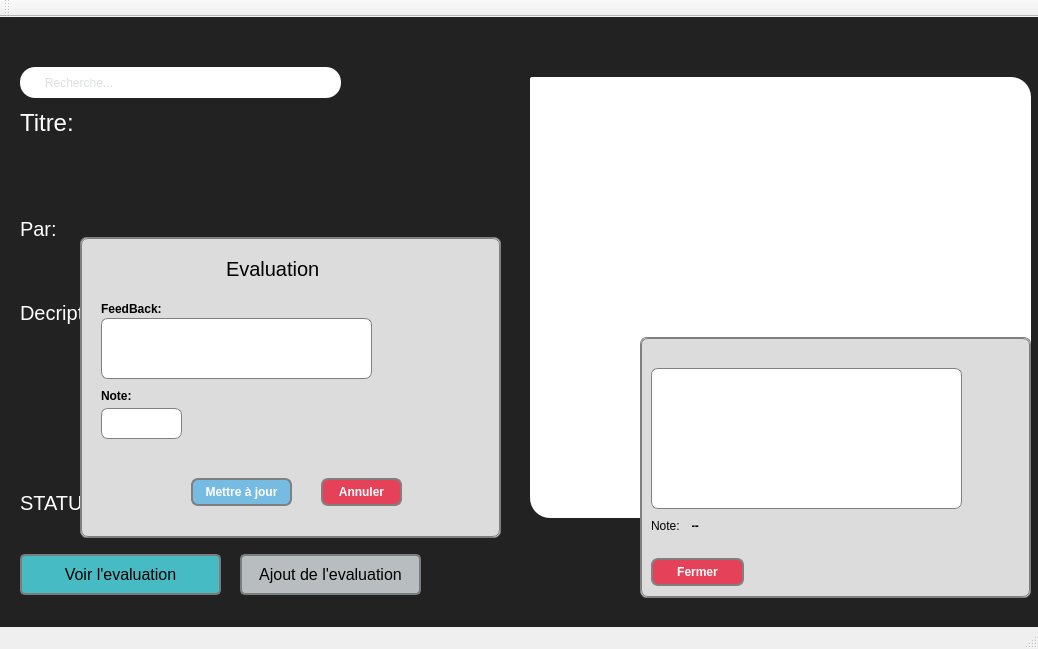
<?xml version="1.0" encoding="UTF-8"?>
<ui version="4.0">
 <class>MainWindow</class>
 <widget class="QMainWindow" name="MainWindow">
  <property name="geometry">
   <rect>
    <x>0</x>
    <y>0</y>
    <width>1038</width>
    <height>649</height>
   </rect>
  </property>
  <property name="sizePolicy">
   <sizepolicy hsizetype="Fixed" vsizetype="Fixed">
    <horstretch>0</horstretch>
    <verstretch>0</verstretch>
   </sizepolicy>
  </property>
  <property name="windowTitle">
   <string>MainWindow</string>
  </property>
  <property name="styleSheet">
   <string notr="true">QLabel{
background:none;
}</string>
  </property>
  <widget class="QWidget" name="centralWidget">
   <property name="styleSheet">
    <string notr="true">background:#222222;</string>
   </property>
   <widget class="QListWidget" name="listWidget">
    <property name="geometry">
     <rect>
      <x>530</x>
      <y>60</y>
      <width>501</width>
      <height>441</height>
     </rect>
    </property>
    <property name="styleSheet">
     <string notr="true">QListWidget{border:none;
background:#FFF;
border-top-left-radius:2px;
border-bottom-left-radius:20px;
border-top-right-radius:20px;
border-bottom-right-radius:2px;
font-style:italic;
text-transform:capitalize;}
QListWidget::item{
padding-left:10px;
padding-bottom:3px;
 background:#FFF;
color:#000;
padding-top:4px; 
margin-top: 18px}
QListWidget::item:selected{color:#FFF;
background:#B8BEBF;
border:none;
border-top-left-radius:2px;
border-top-right-radius:8px;
border-bottom-left-radius:8px;
border-bottom-right-radius:2px;}
QListWidget::item:hover{
background:#A6DCE9;
border-top-left-radius:2px;
border-top-right-radius:8px;
border-bottom-left-radius:8px;
border-bottom-right-radius:2px;}
</string>
    </property>
   </widget>
   <widget class="QLabel" name="descriprionLabel">
    <property name="geometry">
     <rect>
      <x>10</x>
      <y>310</y>
      <width>491</width>
      <height>141</height>
     </rect>
    </property>
    <property name="minimumSize">
     <size>
      <width>491</width>
      <height>141</height>
     </size>
    </property>
    <property name="maximumSize">
     <size>
      <width>491</width>
      <height>141</height>
     </size>
    </property>
    <property name="styleSheet">
     <string notr="true">color:white;
font-family: &quot;Times New Roman&quot;;
font-size:20px;
font-weight:normal;</string>
    </property>
    <property name="text">
     <string/>
    </property>
    <property name="alignment">
     <set>Qt::AlignLeading|Qt::AlignLeft|Qt::AlignTop</set>
    </property>
    <property name="wordWrap">
     <bool>true</bool>
    </property>
   </widget>
   <widget class="QLabel" name="statusLabel">
    <property name="geometry">
     <rect>
      <x>20</x>
      <y>470</y>
      <width>291</width>
      <height>31</height>
     </rect>
    </property>
    <property name="minimumSize">
     <size>
      <width>291</width>
      <height>31</height>
     </size>
    </property>
    <property name="maximumSize">
     <size>
      <width>291</width>
      <height>31</height>
     </size>
    </property>
    <property name="styleSheet">
     <string notr="true">color:#00FF6D;
font-family: &quot;Times New Roman&quot;;
font-size:24px;
font-weight:bold;
text-transform:uppercase;</string>
    </property>
    <property name="text">
     <string/>
    </property>
    <property name="alignment">
     <set>Qt::AlignLeading|Qt::AlignLeft|Qt::AlignVCenter</set>
    </property>
    <property name="wordWrap">
     <bool>false</bool>
    </property>
   </widget>
   <widget class="QLabel" name="etudiantLabel">
    <property name="geometry">
     <rect>
      <x>70</x>
      <y>200</y>
      <width>431</width>
      <height>61</height>
     </rect>
    </property>
    <property name="minimumSize">
     <size>
      <width>431</width>
      <height>61</height>
     </size>
    </property>
    <property name="maximumSize">
     <size>
      <width>431</width>
      <height>61</height>
     </size>
    </property>
    <property name="styleSheet">
     <string notr="true">color:#FFF;
font-family: &quot;Times New Roman&quot;;
font-size:24px;
font-weight:normal;</string>
    </property>
    <property name="text">
     <string/>
    </property>
    <property name="alignment">
     <set>Qt::AlignLeading|Qt::AlignLeft|Qt::AlignTop</set>
    </property>
    <property name="wordWrap">
     <bool>true</bool>
    </property>
   </widget>
   <widget class="QLineEdit" name="lineEdit">
    <property name="geometry">
     <rect>
      <x>20</x>
      <y>50</y>
      <width>321</width>
      <height>31</height>
     </rect>
    </property>
    <property name="font">
     <font>
      <family>Arial</family>
     </font>
    </property>
    <property name="styleSheet">
     <string notr="true">background:#FFF;
color:#B8BEBF;
border-radius:15px;
padding-left:13px;</string>
    </property>
    <property name="text">
     <string/>
    </property>
    <property name="placeholderText">
     <string>   Recherche...</string>
    </property>
   </widget>
   <widget class="QLabel" name="label_2">
    <property name="geometry">
     <rect>
      <x>20</x>
      <y>200</y>
      <width>51</width>
      <height>21</height>
     </rect>
    </property>
    <property name="font">
     <font>
      <family>arial</family>
      <pointsize>-1</pointsize>
      <underline>false</underline>
      <strikeout>false</strikeout>
     </font>
    </property>
    <property name="styleSheet">
     <string notr="true">font-size: 20px;
font-family: arial;
color:#FFF;
text-decoration:none;</string>
    </property>
    <property name="text">
     <string>Par:</string>
    </property>
    <property name="alignment">
     <set>Qt::AlignLeading|Qt::AlignLeft|Qt::AlignTop</set>
    </property>
   </widget>
   <widget class="QLabel" name="label_3">
    <property name="geometry">
     <rect>
      <x>20</x>
      <y>470</y>
      <width>101</width>
      <height>31</height>
     </rect>
    </property>
    <property name="font">
     <font>
      <family>arial</family>
      <pointsize>-1</pointsize>
      <underline>false</underline>
      <strikeout>false</strikeout>
     </font>
    </property>
    <property name="styleSheet">
     <string notr="true">font-size: 20px;
font-family: arial;
color:#FFF;
text-decoration:none;</string>
    </property>
    <property name="text">
     <string>STATUT:</string>
    </property>
   </widget>
   <widget class="QLabel" name="label_4">
    <property name="geometry">
     <rect>
      <x>20</x>
      <y>90</y>
      <width>61</width>
      <height>31</height>
     </rect>
    </property>
    <property name="font">
     <font>
      <family>arial</family>
      <pointsize>-1</pointsize>
      <underline>false</underline>
      <strikeout>false</strikeout>
     </font>
    </property>
    <property name="styleSheet">
     <string notr="true">font-size: 24px;
font-family: arial;
color:#FFF;
text-decoration:none;</string>
    </property>
    <property name="text">
     <string>Titre:</string>
    </property>
   </widget>
   <widget class="QPushButton" name="pushButton">
    <property name="geometry">
     <rect>
      <x>240</x>
      <y>537</y>
      <width>181</width>
      <height>41</height>
     </rect>
    </property>
    <property name="cursor">
     <cursorShape>PointingHandCursor</cursorShape>
    </property>
    <property name="mouseTracking">
     <bool>true</bool>
    </property>
    <property name="styleSheet">
     <string notr="true">QPushButton{
                   background-color : #B8BEBF;
                   color : #000000;
                   border : 2px solid #7A7D7E;
                   padding : 10px;
                   border-radius : 5px;
                   font-size : 16px;
                   }
QPushButton:hover{
                            background-color : #A3A8A9;
                            border : 2px solid #5C5F60;
                            }</string>
    </property>
    <property name="text">
     <string>Ajout de l'evaluation</string>
    </property>
   </widget>
   <widget class="QPushButton" name="pushButton_2">
    <property name="geometry">
     <rect>
      <x>20</x>
      <y>537</y>
      <width>201</width>
      <height>41</height>
     </rect>
    </property>
    <property name="cursor">
     <cursorShape>PointingHandCursor</cursorShape>
    </property>
    <property name="mouseTracking">
     <bool>true</bool>
    </property>
    <property name="styleSheet">
     <string notr="true">QPushButton{
                   background-color : #47BBC3;
                   color : #000000;
                   border : 2px solid #7A7D7E;
                   padding : 10px;
                   border-radius : 5px;
                   font-size : 16px;
                   }
QPushButton:hover{
                            background-color : #3DA8A0;
                            }
</string>
    </property>
    <property name="text">
     <string>Voir l'evaluation</string>
    </property>
   </widget>
   <widget class="QLabel" name="label">
    <property name="geometry">
     <rect>
      <x>20</x>
      <y>280</y>
      <width>441</width>
      <height>31</height>
     </rect>
    </property>
    <property name="font">
     <font>
      <family>arial</family>
      <pointsize>-1</pointsize>
      <underline>false</underline>
      <strikeout>false</strikeout>
     </font>
    </property>
    <property name="styleSheet">
     <string notr="true">font-size: 20px;
font-family: arial;
color:#FFF;
text-decoration:none;</string>
    </property>
    <property name="text">
     <string>Decription:</string>
    </property>
   </widget>
   <widget class="QLabel" name="label_10">
    <property name="geometry">
     <rect>
      <x>20</x>
      <y>120</y>
      <width>481</width>
      <height>81</height>
     </rect>
    </property>
    <property name="minimumSize">
     <size>
      <width>481</width>
      <height>81</height>
     </size>
    </property>
    <property name="maximumSize">
     <size>
      <width>481</width>
      <height>81</height>
     </size>
    </property>
    <property name="styleSheet">
     <string notr="true">color:#FFF;
font-family: &quot;Times New Roman&quot;;
font-size:24px;
font-weight:bold;</string>
    </property>
    <property name="text">
     <string/>
    </property>
    <property name="alignment">
     <set>Qt::AlignLeading|Qt::AlignLeft|Qt::AlignTop</set>
    </property>
    <property name="wordWrap">
     <bool>true</bool>
    </property>
   </widget>
   <widget class="QScrollArea" name="scrollArea">
    <property name="geometry">
     <rect>
      <x>80</x>
      <y>220</y>
      <width>421</width>
      <height>301</height>
     </rect>
    </property>
    <property name="styleSheet">
     <string notr="true">border:1px solid grey;
border-radius:7px;
background:#DCDCDC;</string>
    </property>
    <property name="widgetResizable">
     <bool>true</bool>
    </property>
    <widget class="QWidget" name="scrollAreaWidgetContents">
     <property name="geometry">
      <rect>
       <x>0</x>
       <y>0</y>
       <width>419</width>
       <height>299</height>
      </rect>
     </property>
     <widget class="QLabel" name="label_7">
      <property name="geometry">
       <rect>
        <x>130</x>
        <y>10</y>
        <width>151</width>
        <height>41</height>
       </rect>
      </property>
      <property name="styleSheet">
       <string notr="true">border:none;
padding-left:10px;
text-transform:uppercase;
font-family:Arial;
font-size:20px;</string>
      </property>
      <property name="text">
       <string>Evaluation</string>
      </property>
     </widget>
     <widget class="QLabel" name="label_5">
      <property name="geometry">
       <rect>
        <x>20</x>
        <y>60</y>
        <width>111</width>
        <height>21</height>
       </rect>
      </property>
      <property name="styleSheet">
       <string notr="true">border:none;
font-family:Arial;
font-weight:500;</string>
      </property>
      <property name="text">
       <string>FeedBack:</string>
      </property>
     </widget>
     <widget class="QLineEdit" name="lineEdit_2">
      <property name="geometry">
       <rect>
        <x>20</x>
        <y>80</y>
        <width>271</width>
        <height>61</height>
       </rect>
      </property>
      <property name="minimumSize">
       <size>
        <width>271</width>
        <height>61</height>
       </size>
      </property>
      <property name="maximumSize">
       <size>
        <width>271</width>
        <height>61</height>
       </size>
      </property>
      <property name="styleSheet">
       <string notr="true">border:0.5px solid grey;
background:#FFF;
color:#000;
font-family:Arial;</string>
      </property>
      <property name="alignment">
       <set>Qt::AlignLeading|Qt::AlignLeft|Qt::AlignTop</set>
      </property>
     </widget>
     <widget class="QLabel" name="label_6">
      <property name="geometry">
       <rect>
        <x>20</x>
        <y>150</y>
        <width>41</width>
        <height>16</height>
       </rect>
      </property>
      <property name="styleSheet">
       <string notr="true">border:none;
font-family:Arial;
font-weight:500;</string>
      </property>
      <property name="text">
       <string>Note:</string>
      </property>
     </widget>
     <widget class="QLineEdit" name="lineEdit_3">
      <property name="geometry">
       <rect>
        <x>20</x>
        <y>170</y>
        <width>81</width>
        <height>31</height>
       </rect>
      </property>
      <property name="styleSheet">
       <string notr="true">border:0.5px solid grey;
background:#FFF;
color:#000;
font-family:Arial;</string>
      </property>
     </widget>
     <widget class="QPushButton" name="pushButton_4">
      <property name="geometry">
       <rect>
        <x>110</x>
        <y>240</y>
        <width>101</width>
        <height>28</height>
       </rect>
      </property>
      <property name="cursor">
       <cursorShape>PointingHandCursor</cursorShape>
      </property>
      <property name="mouseTracking">
       <bool>true</bool>
      </property>
      <property name="styleSheet">
       <string notr="true">border:2px solid grey;
color:white;
background:#75BBE2;
font-weight:bold;</string>
      </property>
      <property name="text">
       <string>Mettre à jour</string>
      </property>
     </widget>
     <widget class="QPushButton" name="pushButton_3">
      <property name="geometry">
       <rect>
        <x>240</x>
        <y>240</y>
        <width>81</width>
        <height>28</height>
       </rect>
      </property>
      <property name="cursor">
       <cursorShape>PointingHandCursor</cursorShape>
      </property>
      <property name="mouseTracking">
       <bool>true</bool>
      </property>
      <property name="styleSheet">
       <string notr="true">background:#E54259;
border:2px solid grey;
color:white;
font-weight:bold;</string>
      </property>
      <property name="text">
       <string>Annuler</string>
      </property>
     </widget>
     <zorder>label_5</zorder>
     <zorder>lineEdit_2</zorder>
     <zorder>label_6</zorder>
     <zorder>lineEdit_3</zorder>
     <zorder>pushButton_4</zorder>
     <zorder>pushButton_3</zorder>
     <zorder>label_7</zorder>
    </widget>
   </widget>
   <widget class="QScrollArea" name="scrollArea_2">
    <property name="geometry">
     <rect>
      <x>640</x>
      <y>320</y>
      <width>391</width>
      <height>261</height>
     </rect>
    </property>
    <property name="styleSheet">
     <string notr="true">border:1px solid grey;
border-radius:7px;
background:#DCDCDC;</string>
    </property>
    <property name="widgetResizable">
     <bool>true</bool>
    </property>
    <widget class="QWidget" name="scrollAreaWidgetContents_2">
     <property name="geometry">
      <rect>
       <x>0</x>
       <y>0</y>
       <width>389</width>
       <height>259</height>
      </rect>
     </property>
     <widget class="QPushButton" name="pushButton_5">
      <property name="geometry">
       <rect>
        <x>10</x>
        <y>220</y>
        <width>93</width>
        <height>28</height>
       </rect>
      </property>
      <property name="cursor">
       <cursorShape>PointingHandCursor</cursorShape>
      </property>
      <property name="mouseTracking">
       <bool>true</bool>
      </property>
      <property name="styleSheet">
       <string notr="true">background:#E54259;
border:2px solid grey;
color:white;
font-weight:bold</string>
      </property>
      <property name="text">
       <string>Fermer</string>
      </property>
     </widget>
     <widget class="QLabel" name="label_9">
      <property name="geometry">
       <rect>
        <x>50</x>
        <y>180</y>
        <width>81</width>
        <height>16</height>
       </rect>
      </property>
      <property name="styleSheet">
       <string notr="true">border:none;
font-family:Arial;
font-weight:500;</string>
      </property>
      <property name="text">
       <string>--</string>
      </property>
     </widget>
     <widget class="QLabel" name="label_8">
      <property name="geometry">
       <rect>
        <x>10</x>
        <y>30</y>
        <width>311</width>
        <height>141</height>
       </rect>
      </property>
      <property name="minimumSize">
       <size>
        <width>311</width>
        <height>141</height>
       </size>
      </property>
      <property name="maximumSize">
       <size>
        <width>311</width>
        <height>141</height>
       </size>
      </property>
      <property name="styleSheet">
       <string notr="true">border:0.5px solid grey;
background:#FFF;
color:#000;
font-family:Arial;</string>
      </property>
      <property name="text">
       <string/>
      </property>
      <property name="alignment">
       <set>Qt::AlignLeading|Qt::AlignLeft|Qt::AlignTop</set>
      </property>
      <property name="wordWrap">
       <bool>true</bool>
      </property>
     </widget>
     <widget class="QLabel" name="label_11">
      <property name="geometry">
       <rect>
        <x>10</x>
        <y>180</y>
        <width>41</width>
        <height>16</height>
       </rect>
      </property>
      <property name="styleSheet">
       <string notr="true">border:none;</string>
      </property>
      <property name="text">
       <string>Note:</string>
      </property>
     </widget>
    </widget>
   </widget>
   <zorder>descriprionLabel</zorder>
   <zorder>listWidget</zorder>
   <zorder>statusLabel</zorder>
   <zorder>etudiantLabel</zorder>
   <zorder>lineEdit</zorder>
   <zorder>label_2</zorder>
   <zorder>label_3</zorder>
   <zorder>label_4</zorder>
   <zorder>pushButton</zorder>
   <zorder>pushButton_2</zorder>
   <zorder>label</zorder>
   <zorder>label_10</zorder>
   <zorder>scrollArea</zorder>
   <zorder>scrollArea_2</zorder>
  </widget>
  <widget class="QMenuBar" name="menuBar">
   <property name="geometry">
    <rect>
     <x>0</x>
     <y>0</y>
     <width>1038</width>
     <height>26</height>
    </rect>
   </property>
  </widget>
  <widget class="QToolBar" name="mainToolBar">
   <attribute name="toolBarArea">
    <enum>TopToolBarArea</enum>
   </attribute>
   <attribute name="toolBarBreak">
    <bool>false</bool>
   </attribute>
  </widget>
  <widget class="QStatusBar" name="statusBar"/>
 </widget>
 <layoutdefault spacing="6" margin="11"/>
 <tabstops>
  <tabstop>lineEdit</tabstop>
  <tabstop>listWidget</tabstop>
 </tabstops>
 <resources/>
 <connections/>
</ui>
